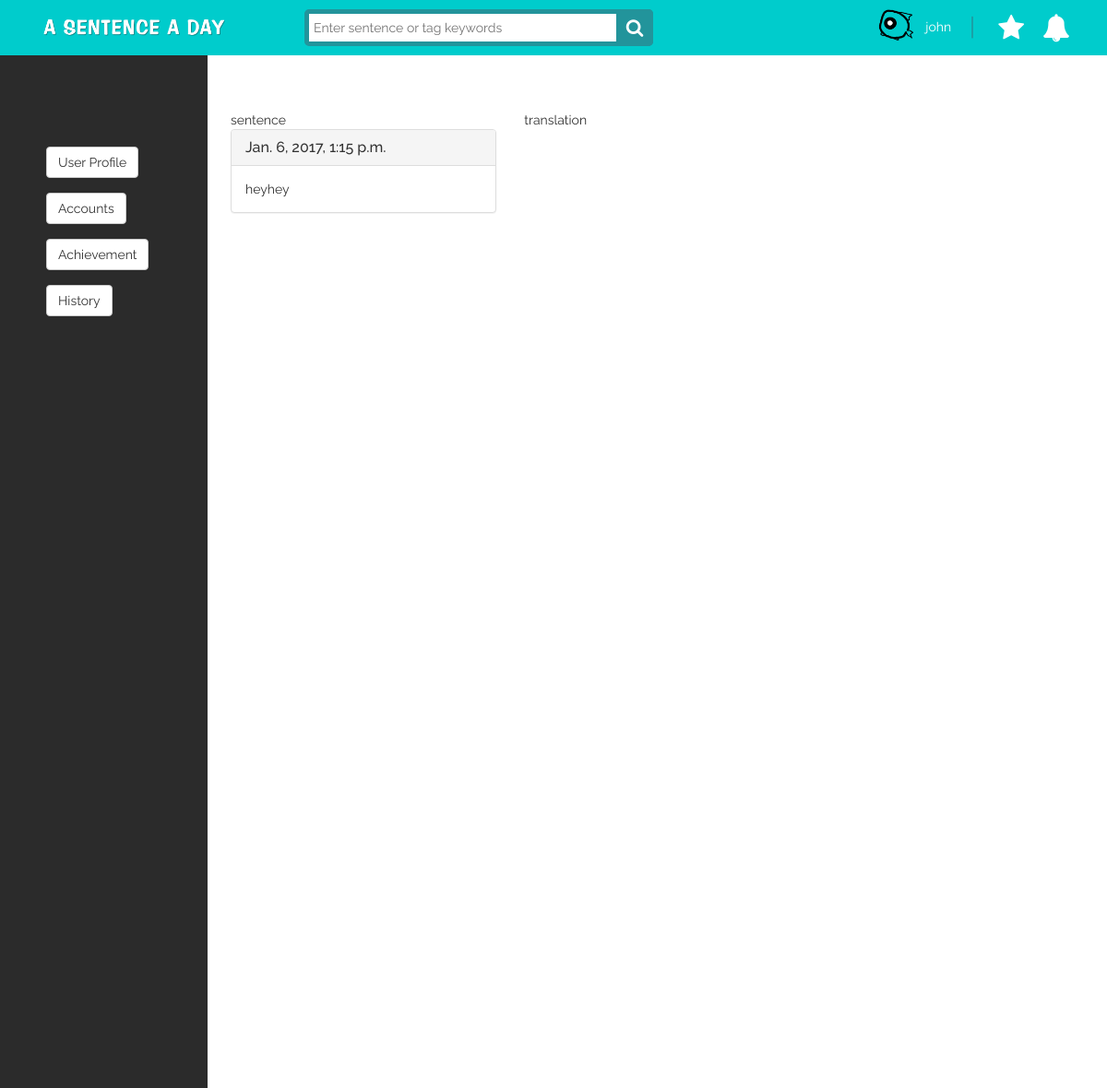
/user/history/ (signed in), run on an earlier commit of the app's database.
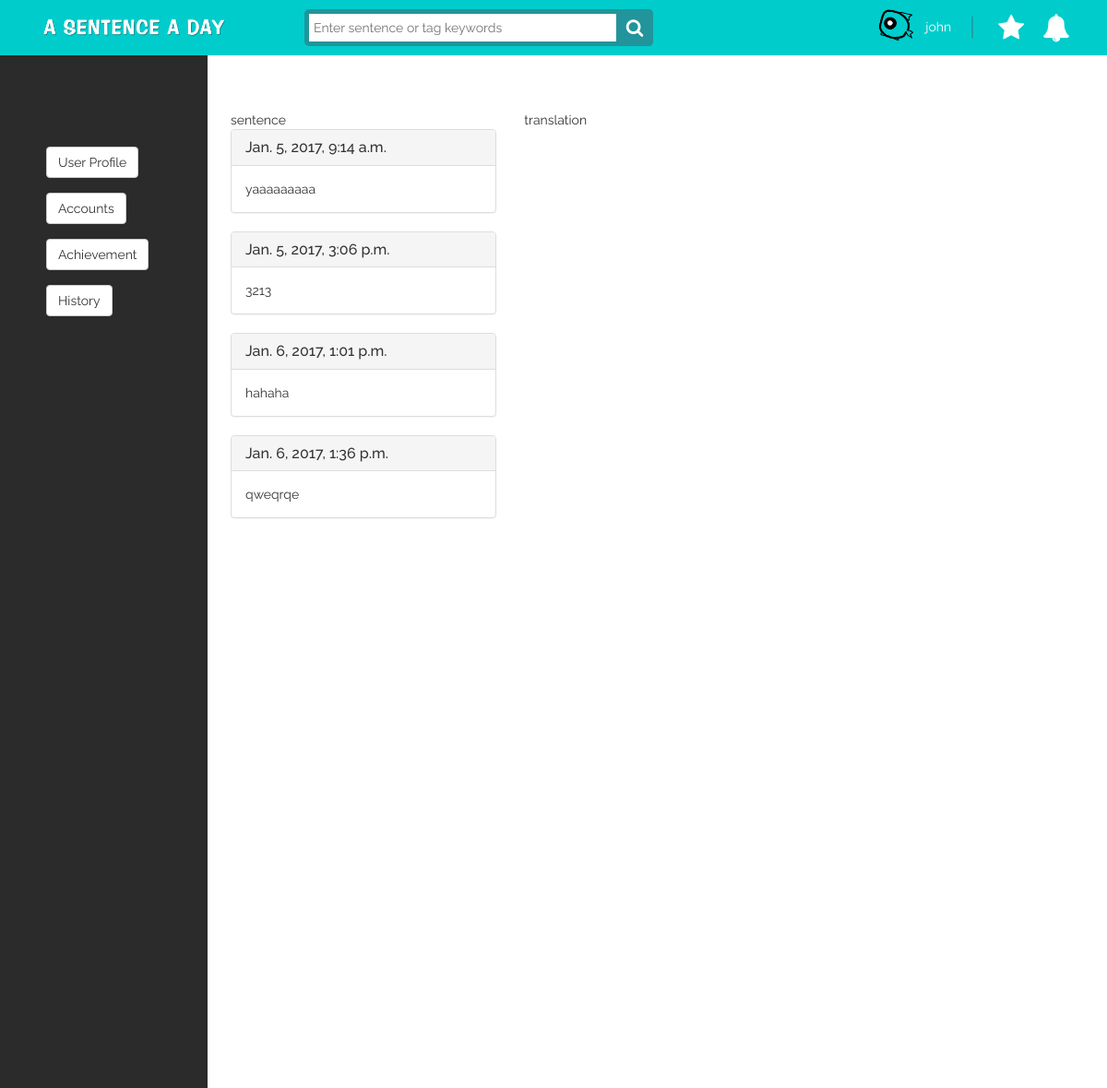
And on a later commit of the database.
### sentence/models.py (models this page shows, shortened)
class Sentence(models.Model):
	SID = models.AutoField(primary_key=True, null=False, unique=True)
	Date = models.DateTimeField(default=timezone.now, blank=True)
	Content = models.TextField()
	Sentence_tag = models.TextField(null=False, default='unknown')
	TopicID = models.ForeignKey('Topic',null=True,on_delete=models.CASCADE)
	UID = models.ForeignKey('User', on_delete=models.CASCADE)
	Likes = models.PositiveIntegerField(default=0)
	Views = models.PositiveIntegerField(default=0)

### sentence/views.py (the view)
# urls.py: url(r'^user/history/', views.user_history),
def user_history(request):
    if request.session.get('UID'):
        get_uid = request.session.get('UID')
        usermodel = User.objects.get(UID=get_uid)
        sentencemodel = Sentence.objects.filter(UID=get_uid)
        translationmodel = Translation.objects.filter(UID=get_uid)
        context = {'sentence_model': sentencemodel,'translation_model': translationmodel,
        'username': usermodel,'extend_index': 'sentence/background_afterlogin.html'}
        return render(request, "sentence/user_history.html",context)
    else:
        context = {'extend_index': 'sentence/background.html'}
        return render(request, "sentence/user_history.html",context)

### sentence/templates/sentence/user_history.html (shortened to what this page needs)
{% extends extend_index %}
{% load staticfiles %}
{% block content1 %}
<div id="wrapper">
    <ul class="nav navbar-nav side-nav">
        <div class="sidebar-menu">
            <a href="/user/profile"><button type="button" class="btn btn-default navbar-btn">User Profile</button></a>
            <a href="/user/account"><button type="button" class="btn btn-default navbar-btn">Accounts</button></a>
            <a href="/user/achievement"><button type="button" class="btn btn-default navbar-btn">Achievement</button></a>
            <a href="/user/history"><button type="button" class="btn btn-default navbar-btn">History</button></a>
        </div>
    </ul>
    <div id="page-wrapper">
        <div class="container-fluid">
            <div class="row">
                <div class="col-sm-4">
                sentence
                {% for sentence in sentence_model %}
                    <div class="panel panel-default">
                        <div class="panel-heading">
                            <h3 class="panel-title">{{ sentence.Date }}</h3>
                        </div>
                        <div class="panel-body">
                            {{ sentence.Content }}
                        </div>
                    </div>
                {% endfor %}
                </div>
                <div class="col-sm-4">
                translation
                </div>
            </div>
        </div>
    </div>
{% endblock content1 %}

What changed in the data, as far as the page shows it:
removed Sentence: Date "Jan. 6, 2017, 1:15 p.m.", Content "heyhey"
added Sentence: Date "Jan. 5, 2017, 9:14 a.m.", Content "yaaaaaaaaa"
added Sentence: Date "Jan. 5, 2017, 3:06 p.m.", Content "3213"
added Sentence: Date "Jan. 6, 2017, 1:01 p.m.", Content "hahaha"
added Sentence: Date "Jan. 6, 2017, 1:36 p.m.", Content "qweqrqe"
